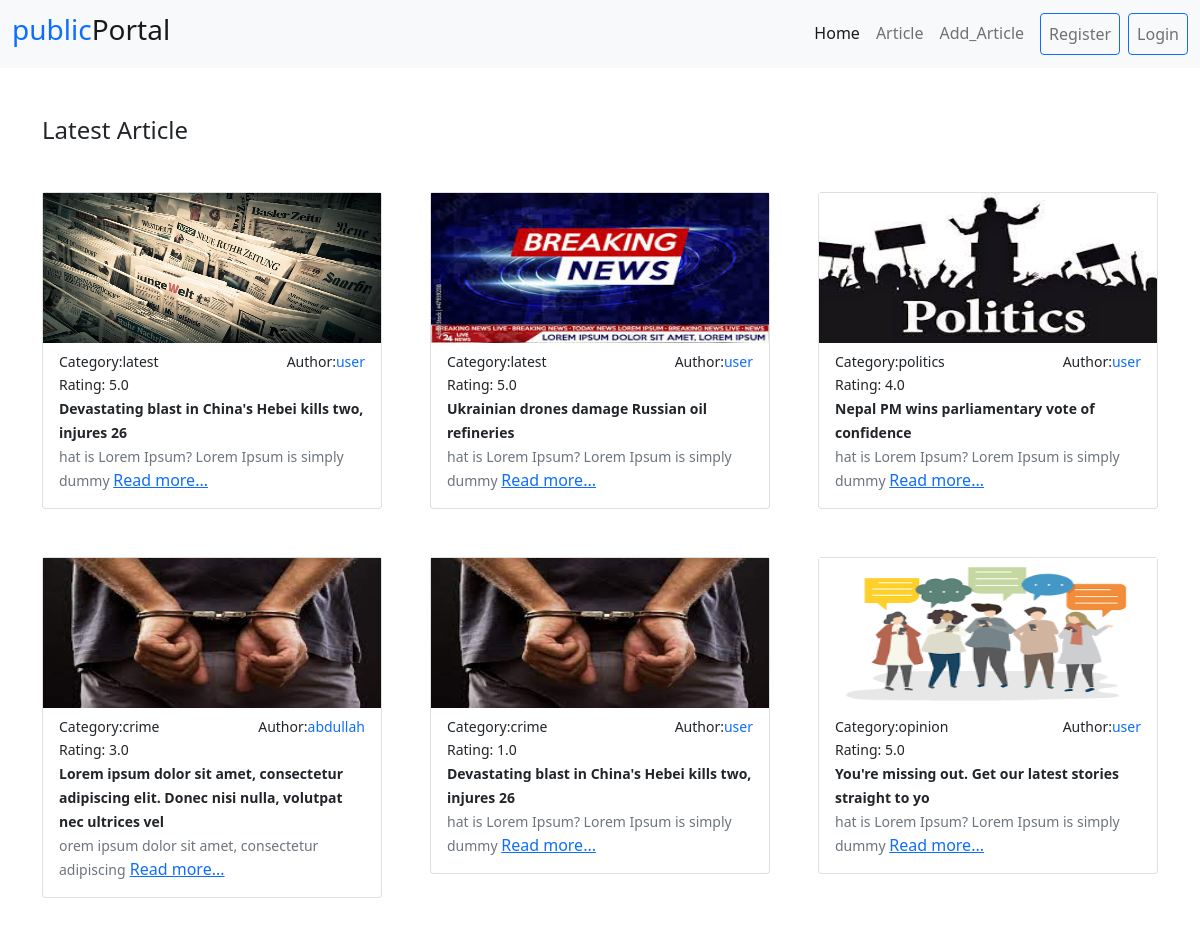
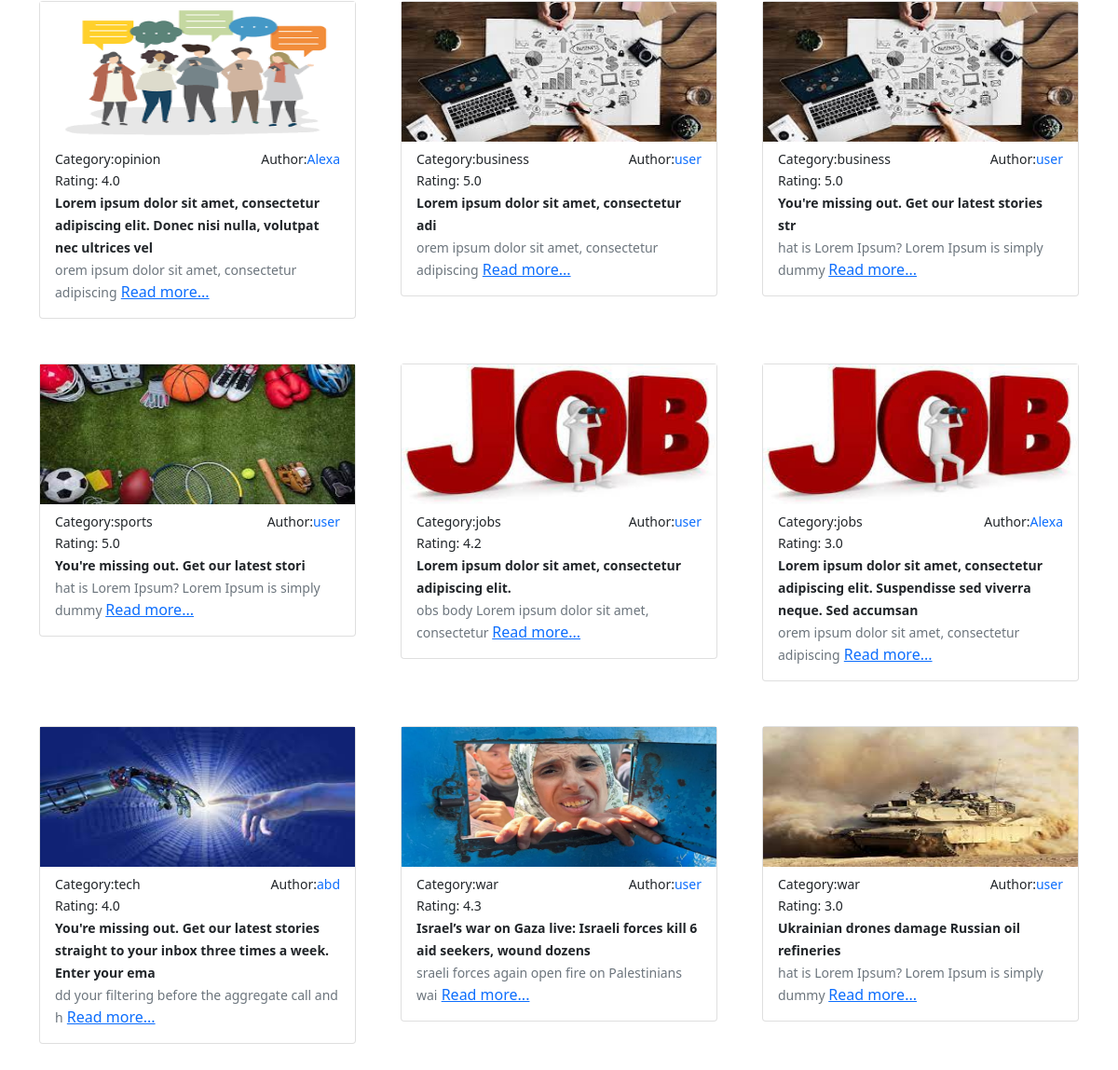
The page / on the database its author committed (2 pictures, top to bottom).
### article/models.py (models this page shows, shortened)
class Article(models.Model):
    author = models.ForeignKey(User, on_delete = models.CASCADE, null = True)
    headline = models.CharField(max_length = 100)
    image = models.ImageField(upload_to='photos/articles',blank=True)
    body = models.TextField()
    category = models.ForeignKey(Category, on_delete = models.CASCADE)
    publishing_time = models.DateTimeField(auto_now_add = True)
    last_modified = models.DateTimeField(auto_now = True)
    rating = models.DecimalField(max_digits = 2, decimal_places=1,default = 0, blank = True)

class Category(models.Model):
    name = models.CharField(max_length = 30, unique = True)
    slug = models.SlugField(max_length = 30, unique = True)
    image = models.ImageField(upload_to='photos/articles',blank=True)

### django_portal/views.py (the view)
# urls.py: 2. Add a URL to urlpatterns:  path('', views.home, name='home')
def home(request):
    category = Category.objects.all()
    articles = []
    for c in category:
        article = Article.objects.filter(category = c).order_by('-rating')[:2]
        for i in article:
            print(i.headline)
            articles.append(i)
    return render(request, 'home.html', {'articles':articles})

### templates/home.html
{% extends "base.html" %}
{% load static %}
{% block body  %}
<div class="container mb-5">
    <h4 class="my-5">Latest Article</h4>
    <div class="row row-cols-lg-3 row-cols-md-3 row-cols-12 align-items-stretch g-5">
        {% for article in articles %}
        <div class="col ">
          <div class="card">
            <article class="">
              {% if article.image %}
              <img class="img-fluid article_img" src="{{ article.image.url }}">
              {% else %}
              <img class="img-fluid article_img" src="{% static 'image.jpg' %}" alt="">
              {% endif %}
              <div class="px-3 pb-3">
                <div class="mt-2 d-flex justify-content-between">
                  <small class="">Category:{{article.category.name}}</small>
                  <small>Author:<a class="text-decoration-none"
                      href="{% url 'public_profile' article.author.username %}">{{article.author}}</a></small>
                </div>
                <small>Rating: {{article.rating}}</small>
                <div>
                  <small><a class="text-decoration-none fw-bold text-dark"
                    href="{% url 'detaile_article' article.id %}">{{article.headline}}</a></small>
                </div>
                <div>
                  <small class="text-muted">{{article.body|slice:'1:50'}}</small>
                  <a href="{% url 'detaile_article' article.id %}">Read more...</a>
                </div>
              </div>
            </article>
          </div>
        </div>
        {% endfor %}
      </div>
</div>
{% endblock body  %}

### static/style.css (style rules this page uses)
.article_img { height: 150px; width: 100%; }

### rows shown on the page
Article: category.name "latest", author "user", rating "5.0", headline "Devastating blast in China's Hebei kills two, injures 26", body "hat is Lorem Ipsum? Lorem Ipsum is simply dummy"
Article: image (picture), category.name "latest", author "user", rating "5.0", headline "Ukrainian drones damage Russian oil refineries", body "hat is Lorem Ipsum? Lorem Ipsum is simply dummy"
Article: image (picture), category.name "politics", author "user", rating "4.0", headline "Nepal PM wins parliamentary vote of confidence", body "hat is Lorem Ipsum? Lorem Ipsum is simply dummy"
Article: image (picture), category.name "crime", author "abdullah", rating "3.0", headline "Lorem ipsum dolor sit amet, consectetur adipiscing elit. Donec nisi nulla, volutpat nec ultrices vel", body "orem ipsum dolor sit amet, consectetur adipiscing"
Article: image (picture), category.name "crime", author "user", rating "1.0", headline "Devastating blast in China's Hebei kills two, injures 26", body "hat is Lorem Ipsum? Lorem Ipsum is simply dummy"
Article: image (picture), category.name "opinion", author "user", rating "5.0", headline "You're missing out. Get our latest stories straight to yo", body "hat is Lorem Ipsum? Lorem Ipsum is simply dummy"
Article: image (picture), category.name "opinion", author "Alexa", rating "4.0", headline "Lorem ipsum dolor sit amet, consectetur adipiscing elit. Donec nisi nulla, volutpat nec ultrices vel", body "orem ipsum dolor sit amet, consectetur adipiscing"
Article: image (picture), category.name "business", author "user", rating "5.0", headline "Lorem ipsum dolor sit amet, consectetur adi", body "orem ipsum dolor sit amet, consectetur adipiscing"
Article: image (picture), category.name "business", author "user", rating "5.0", headline "You're missing out. Get our latest stories str", body "hat is Lorem Ipsum? Lorem Ipsum is simply dummy"
Article: image (picture), category.name "sports", author "user", rating "5.0", headline "You're missing out. Get our latest stori", body "hat is Lorem Ipsum? Lorem Ipsum is simply dummy"
Article: image (picture), category.name "jobs", author "user", rating "4.2", headline "Lorem ipsum dolor sit amet, consectetur adipiscing elit.", body "obs body Lorem ipsum dolor sit amet, consectetur"
Article: image (picture), category.name "jobs", author "Alexa", rating "3.0", headline "Lorem ipsum dolor sit amet, consectetur adipiscing elit. Suspendisse sed viverra neque. Sed accumsan", body "orem ipsum dolor sit amet, consectetur adipiscing"
Article: image (picture), category.name "tech", author "abd", rating "4.0", headline "You're missing out. Get our latest stories straight to your inbox three times a week. Enter your ema", body "dd your filtering before the aggregate call and h"
Article: image (picture), category.name "war", author "user", rating "4.3", headline "Israel’s war on Gaza live: Israeli forces kill 6 aid seekers, wound dozens", body "sraeli forces again open fire on Palestinians wai"
Article: image (picture), category.name "war", author "user", rating "3.0", headline "Ukrainian drones damage Russian oil refineries", body "hat is Lorem Ipsum? Lorem Ipsum is simply dummy"
